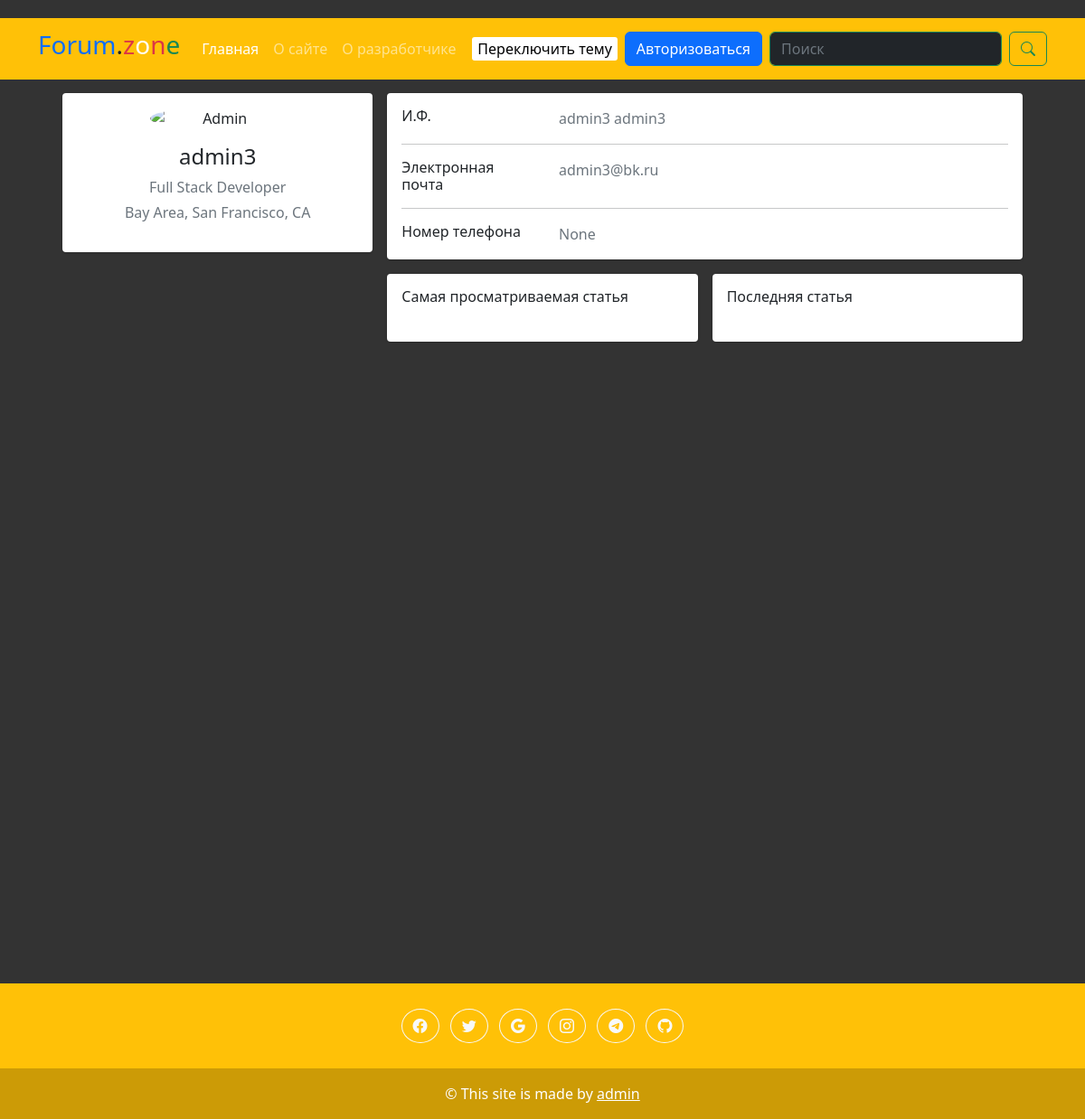
Screenshot of /profile/3/ with the database file from the repository.
### blog/models.py (models this page shows, shortened)
class Profile(models.Model):
    user = models.OneToOneField(User, on_delete=models.CASCADE)
    photo = models.ImageField(upload_to='profiles/', blank=True, null=True)
    phone_number = models.CharField(max_length=30, blank=True, null=True)
    publisher = models.BooleanField(default=False, verbose_name='Право создания статьи')
    def get_photo(self):
        try:
            return self.photo.url
        except:
            return 'https://e7.pngegg.com/pngimages/265/535/png-clipart-computer-icons-silhouette-female-a-new-user-animals-head.png'
    class Meta:
        verbose_name = 'Профиль'
        verbose_name_plural = 'Профили'

### blog/views.py (the view)
# urls.py: path('profile/<int:pk>/', profile_view, name='profile'),
def profile_view(request, pk):
    profile = Profile.objects.get(user_id=pk)
    try:
        articles = Article.objects.filter(author_id=pk)
        most_viewed = articles.order_by('-views')[:1][0]
        recent_articles = articles.order_by('-created_at')[:1][0]
    except:
        articles = None
        most_viewed = None
        recent_articles = None
    context = {
        'profile': profile,
        'most_viewed': most_viewed,
        'recent_articles': recent_articles,
        'articles': articles
    }
    return render(request, 'blog/profile.html', context)

### blog/forms.py
class LoginForm(AuthenticationForm):
    username = forms.CharField(max_length=50, widget=forms.TextInput(attrs={
        'class': 'form-control',
        'placeholder': 'Имя пользователя'
    }))
    password = forms.CharField(widget=forms.PasswordInput(attrs={
        'class': 'form-control',
        'placeholder': 'Пароль'
    }))

class RegistrationForm(UserCreationForm):
    password1 = forms.CharField(widget=forms.PasswordInput(attrs={
        'class': 'form-control',
        'placeholder': 'Пароль'
    }))
    password2 = forms.CharField(widget=forms.PasswordInput(attrs={
        'class': 'form-control',
        'placeholder': 'Подтвердите пароль'
    }))
    username = forms.CharField(widget=forms.TextInput(attrs={
        'class': 'form-control',
        'placeholder': 'Имя пользователя'
    }))
    first_name = forms.CharField(widget=forms.TextInput(attrs={
        'class': 'form-control',
        'placeholder': 'Ваше имя'
    }))
    last_name = forms.CharField(widget=forms.TextInput(attrs={
        'class': 'form-control',
        'placeholder': 'Ваша фамилия'
    }))
    email = forms.EmailField(widget=forms.EmailInput(attrs={
        'class': 'form-control',
        'placeholder': 'Ваша почта'
    }))
    class Meta:
        model = User
        fields = ('username',
                  'first_name',
                  'last_name',
                  'email',
                  'password1',
                  'password2')

### blog/context_processors.py (called while the page is built)
def add_my_forms(request):
    return {
        'login_form': LoginForm(),
        'register_form': RegistrationForm(),
        'edit_account': EditAccountForm(instance=request.user if request.user.is_authenticated else None),
        'edit_profile': EditProfileForm()
    }

### blog/templates/blog/profile.html (shortened to what this page needs)
{% extends 'base.html' %}
{% block main %}
<div class="container">
    <div class="main-body">
          <div class="row gutters-sm">
            <div class="col-md-4 mb-3">
              <div class="card">
                <div class="card-body">
                  <div class="d-flex flex-column align-items-center text-center">
                    <img src="{{ profile.get_photo }}" alt="Admin" class="rounded-circle" width="150">
                    <div class="mt-3">
                      <h4>{{ profile.user.username }}</h4>
                      <p class="text-secondary mb-1">Full Stack Developer</p>
                      <p class="text-muted font-size-sm">Bay Area, San Francisco, CA</p>
                    </div>
                  </div>
                </div>
              </div>
            </div>
            <div class="col-md-8">
              <div class="card mb-3">
                <div class="card-body">
                  <div class="row">
                    <div class="col-sm-3">
                      <h6 class="mb-0">И.Ф.</h6>
                    </div>
                    <div class="col-sm-9 text-secondary">
                      {{ profile.user.first_name }} {{ profile.user.last_name }}
                    </div>
                  </div>
                  <hr>
                  <div class="row">
                    <div class="col-sm-3">
                      <h6 class="mb-0">Электронная почта</h6>
                    </div>
                    <div class="col-sm-9 text-secondary">
                      {{ profile.user.email }}
                    </div>
                  </div>
                  <hr>
                  <div class="row">
                    <div class="col-sm-3">
                      <h6 class="mb-0">Номер телефона</h6>
                    </div>
                    <div class="col-sm-9 text-secondary">
                      {{ profile.phone_number }}
                    </div>
                  </div>
                </div>
              </div>
              <div class="row gutters-sm">
                <div class="col-sm-6 mb-3">
                  <div class="card h-100">
                    <div class="card-body">
                      <h6 class="d-flex align-items-center mb-3 overflow-hidden">Самая просматриваемая статья</h6>
                    </div>
                  </div>
                </div>
                <div class="col-sm-6 mb-3">
                  <div class="card h-100">
                    <div class="card-body">
                      <h6 class="d-flex align-items-center mb-3 overflow-hidden">Последняя статья</h6>
                    </div>
                  </div>
                </div>
              </div>
            </div>
          </div>
        </div>
    </div>
{% endblock main %}

### blog/static/blog/css/dark-mode.css (style rules this page uses)
body { margin-top: 20px; text-align: left; background-color: #333; transition: 1s; }
.main-body { padding: 15px; }
.card { box-shadow: 0 1px 3px 0 rgba(0,0,0,.1), 0 1px 2px 0 rgba(0,0,0,.06); }
.card { position: relative; display: flex; flex-direction: column; min-width: 0; word-wrap: break-word; background-color: #fff; background-clip: border-box; border: 0 solid rgba(0,0,0,.125); border-radius: .25rem; }
.card-body { flex: 1 1 auto; min-height: 1px; padding: 1rem; }
.gutters-sm { margin-right: -8px; margin-left: -8px; }
.gutters-sm>.col, .gutters-sm>[class*=col-] { padding-right: 8px; padding-left: 8px; }
.mb-3, .my-3 { margin-bottom: 1rem!important; }
.h-100 { height: 100%!important; }

### rows the page displays
Profile: user.username "admin3", user.first_name "admin3", user.last_name "admin3", user.email "admin3@bk.ru", phone_number "None"
